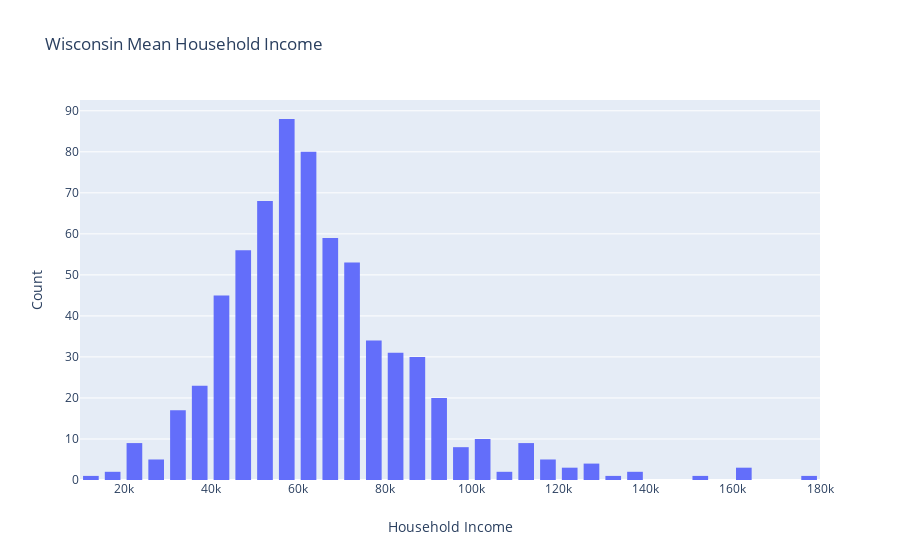

This figure's notebook cell:
### Code cell
# We begin by comparing the mean Household incomes for Wisconsin and Michigan.
# We generate an array containing the mean Household income values for Wisconsin.
wisco_mvals = df[(df['State_Name'].str.contains('Wisco')) & (df['Mean'] != 0) ]['Mean']

# One condition of the Z Test is to have a Normal Distribution (Due to the Central Limit Theorem
# we can sometimes get away with this...).
fig = go.Figure(data=[go.Histogram(x=wisco_mvals)])

fig.update_layout(
    title_text='Wisconsin Mean Household Income', 
    xaxis_title_text='Household Income', 
    yaxis_title_text='Count', 
    bargap=0.2, 
    bargroupgap=0.1 
)

fig.show()

### Figure 1 — Plotly figure (JSON) as saved in the notebook; plotly's stock layout.template omitted (floating-point values rounded to 4 significant figures; data arrays with more than 128 entries replaced by an {"elided": "..."} marker saying what was removed)
{"data": [{"type": "histogram", "x": {"elided": "670 int values"}}], "layout": {"bargap": 0.2, "bargroupgap": 0.1, "title": {"text": "Wisconsin Mean Household Income"}, "xaxis": {"title": {"text": "Household Income"}}, "yaxis": {"title": {"text": "Count"}}}}
